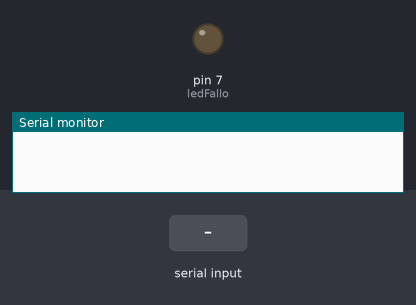
Bench run of a sketch on a simulated Arduino Uno, built with avr-gcc and run on an emulated ATmega328P. Parts: output pins drawn as LEDs (lit = HIGH), the last lines printed to the serial monitor. The test bench sets the inputs (shaded band).

Above: at 1.2 s.
1.3 s: "Fallo\n" received over the second serial link
At 1.9 s:
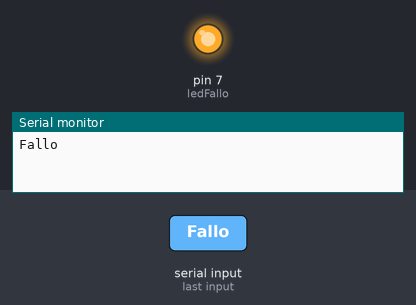
2.8 s: "T:\n" received over the second serial link
At 4.2 s:
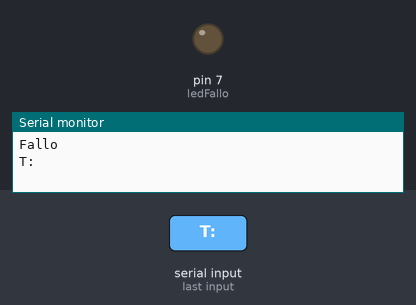
Timing chart, 0 to 5.8 s (numbered marks = the images above; inputs shaded):
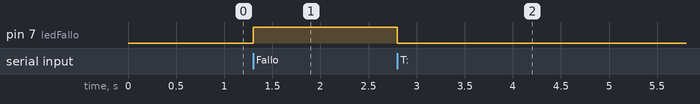

The sketch:

Programa_Tierra_Alarma2.ino
```cpp
#include <SoftwareSerial.h> // Librería que facilitará la comunicación

SoftwareSerial mySerial(10, 11); // RX, TX

const int ledFallo = 7;

void setup() {
  mySerial.begin(9600);
  Serial.begin(9600);

  pinMode(ledFallo, OUTPUT);  // Configura el LED de alarma de fallo del sensor como salida

}

void loop() {
  if (mySerial.available()) { // mySerial.available() indica si se han recibido nuevos bytes por el canal serie
    String data = mySerial.readStringUntil('\n'); // En caso afirmativo se leen todos los bytes hasta el carácter de fin de línea, usando la función mySerial.readString()
    Serial.println(data);

    // Alarma de fallo del sensor: enciende el LED si llega "Fallo", lo apaga cuando vuelven a llegar datos correctos
    if (data.indexOf("Fallo") >= 0) {
      digitalWrite(ledFallo, HIGH);
    }
    else if (data.indexOf("T:") >= 0) {
      digitalWrite(ledFallo, LOW);
    }

}
}
```

Measured:
- after the input at 1.3 s, pin 7 (ledFallo): LOW → HIGH at once
- after the input at 2.8 s, pin 7 (ledFallo): HIGH → LOW at once
